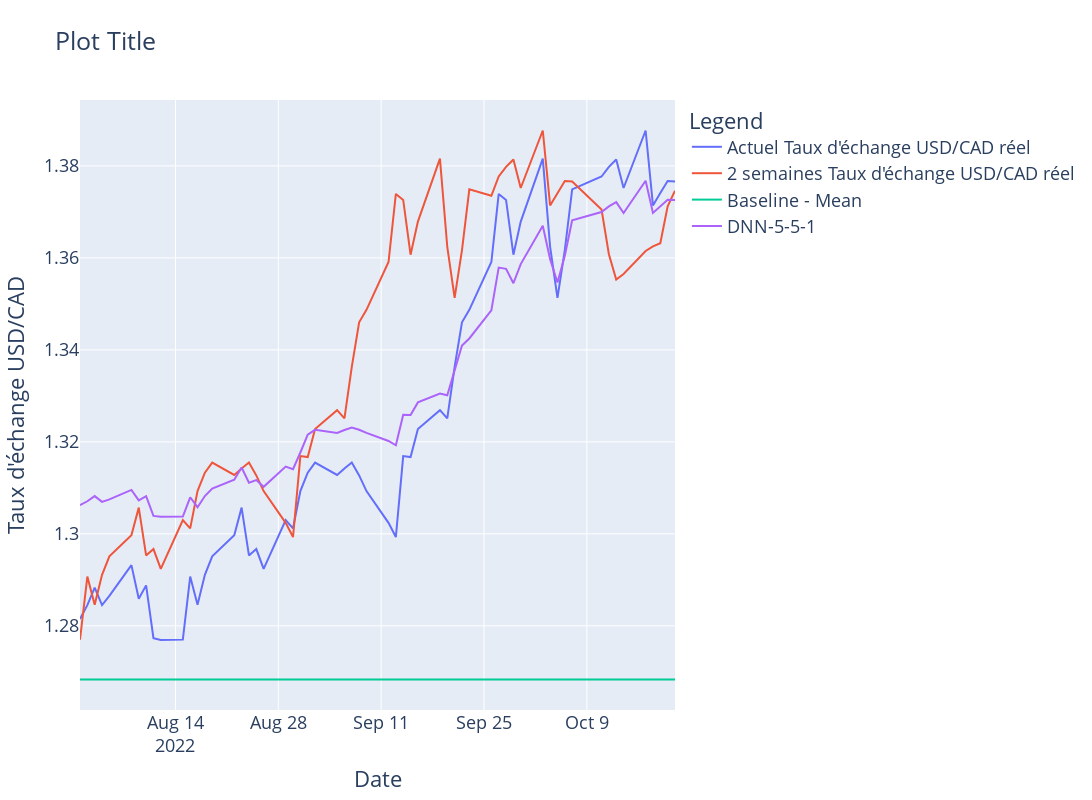

Notebook code cell kept with this figure:
### Code cell
# fig = px.line( x=test['date'], y=test.y_exp, title="Title",  width=1600, height=800,
# labels={
#                      "x": "Date",
#                      "y": "Taux d'échange USD/CAD",
#                  })

fig = go.Figure()

fig.add_scatter(x=test['date'], y=test.rate, mode='lines', name="Actuel Taux d'échange USD/CAD réel")
fig.add_scatter(x=test['date'], y=test.y_exp, mode='lines', name="2 semaines Taux d'échange USD/CAD réel")
fig.add_scatter(x=test['date'], y=baseline_y_pred, mode='lines', name="Baseline - Mean")
fig.add_scatter(x=test['date'], y=dnn_y_pred, mode='lines', name="DNN-5-5-1")

fig.update_layout(
    title="Plot Title",
    xaxis_title="Date",
    yaxis_title="Taux d'échange USD/CAD",
    legend_title="Legend",
    font=dict(
        # family="Courier New, monospace",
        size=18,
        # color="RebeccaPurple"
    ),
    width=1600, height=800,
)

fig.show()
